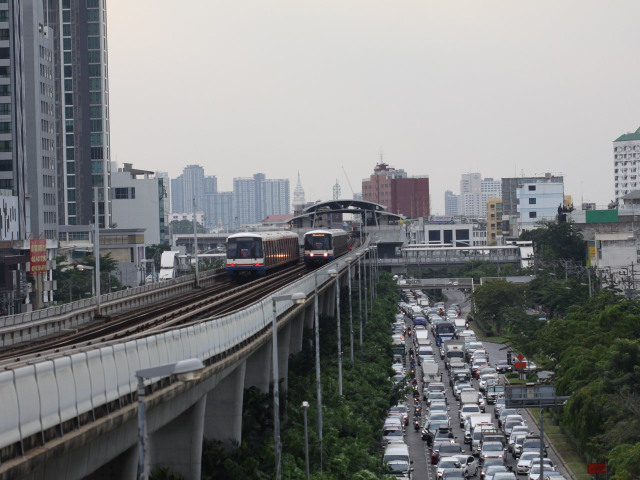
#> input picture images/hero-train-1280.jpg, 1280 x 960 px (shown at 1/2 size)
$ python optimize-hero.py ../images/hero-train-1280.jpg
#> lines starting #> are read from the running program, lines starting #| are printed output that depends on the picture
"""Make the hero photo files from images/hero-train.jpg.

Usage (from the project folder):  python tools/optimize-hero.py [path/to/photo.jpg]

Writes images/hero-train-1280.{webp,jpg} and images/hero-train-720.{webp,jpg},
cropped to 4:3 (1280x960 and 720x540, the size set in index.html so nothing
jumps while loading). Each file is kept under about 250 KB by lowering the
quality step by step. Needs Pillow (pip install Pillow).
"""
import sys
from io import BytesIO
from pathlib import Path

from PIL import Image, ImageOps

ROOT = Path(__file__).resolve().parent.parent
SRC = Path(sys.argv[1]) if len(sys.argv) > 1 else ROOT / "images" / "hero-train.jpg"
OUT = ROOT / "images"
LIMIT = 250 * 1024
SIZES = [(1280, 960), (720, 540)]


def crop_to(img, w, h):
    """Centre-crop to the w:h ratio, then resize to exactly w x h."""
    return ImageOps.fit(img, (w, h), method=Image.LANCZOS, centering=(0.5, 0.5))


def encode(img, fmt):
    for q in range(84, 39, -4):
        buf = BytesIO()
        if fmt == "WEBP":
            img.save(buf, "WEBP", quality=q, method=6)
        else:
            img.save(buf, "JPEG", quality=q, optimize=True, progressive=True)
        if buf.tell() <= LIMIT:
            return buf.getvalue(), q
    return buf.getvalue(), q


def main():
    if not SRC.exists():
        sys.exit(f"Photo not found: {SRC}")
    img = ImageOps.exif_transpose(Image.open(SRC)).convert("RGB")
#> img is the input picture: PIL image 1280x960 RGB; mean R, G, B 125.6, 127.2, 127.9
    OUT.mkdir(exist_ok=True)
    for w, h in SIZES:
        small = crop_to(img, w, h)
        for fmt, ext in (("WEBP", "webp"), ("JPEG", "jpg")):
            data, q = encode(small, fmt)
            path = OUT / f"hero-train-{w}.{ext}"
            path.write_bytes(data)
            print(f"{path.relative_to(ROOT)}  {w}x{h}  q{q}  {len(data) // 1024} KB")
#> this loop made 2 passes
#> pass 2, in main, `small = crop_to(img, w, h)`:
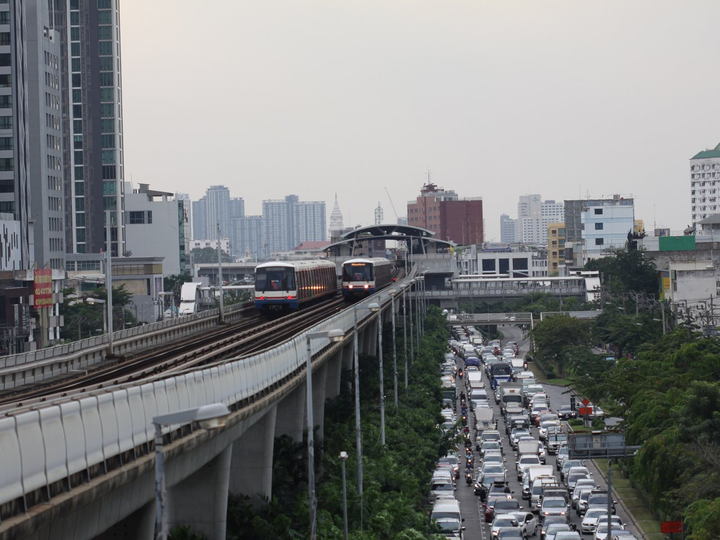
#> small: PIL image 720x540 RGB; mean R, G, B 125.6, 127.2, 127.9


if __name__ == "__main__":
    main()
